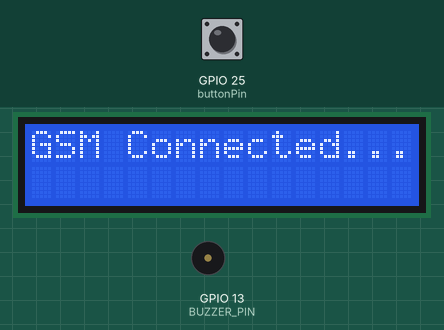
This sketch was run on a simulated ESP32. On the bench: 16×2 character LCD, buzzer (waves = sounding, pin HIGH). The test bench sets the inputs (shaded band); at power-on: GPIO 25 (buttonPin) HIGH. The modem accepts every AT command (registered, SIM ready, sends succeed) and sends nothing else; what the sketch prints to the serial monitor is not drawn.

Above: at 6.7 s.
At 12.4 s:
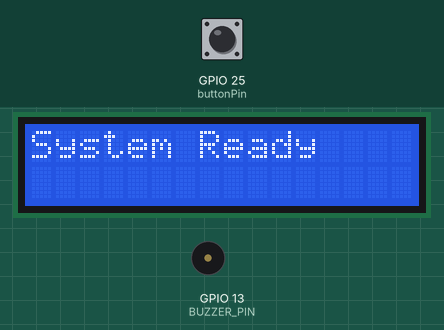
12.5 s: GPIO 25 (buttonPin) pulled LOW for 0.15 s
At 13.3 s:
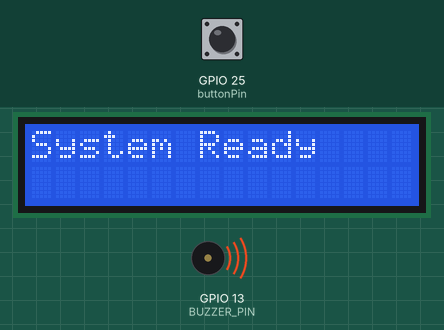
At 21.9 s:
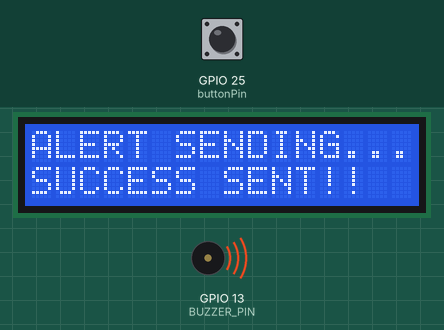
Timing chart, 0 to 22.3 s (numbered marks = the images above; inputs shaded):
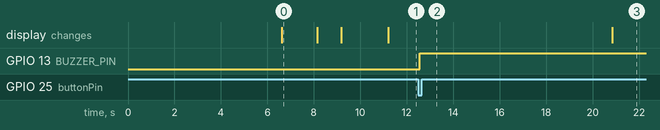

The sketch:

main.ino
```cpp
#include "AlertSystem.h"

LiquidCrystal_I2C lcd(0x27, 16, 2);

HardwareSerial gsm(1);//UART1
HardwareSerial gps(2);//UART2

#define gps_rx 16
#define gps_tx 17
#define gsm_rx 26
#define gsm_tx 27

char *gpsRefString = "$GPGGA";
String gpsRespString = "";
String latitude = "No Range ";
String longitude = "No Range ";
int gpsRespCharCnt = 0;
bool gps_status = false;
int isGsmCmdReceived = 0;
const int buttonPin = 25;
bool btnState = HIGH;
void setup()
{
  // Initialize button and buzzer pins
  pinMode(buttonPin,INPUT_PULLUP);
  pinMode(BUZZER_PIN,OUTPUT);
  digitalWrite(BUZZER_PIN,LOW);   //Disable the buzzer initially

  //Step 2:
  lcd.init();    //Initialize LCD using inbuilt library function from LiquidCrystal_I2C
  lcd.backlight();   //Enable the backlight of LCD

  lcd.clear();
  lcd.setCursor(0,0);
  lcd.print("ESP32");
  lcd.setCursor(0,1);
  lcd.print("Initializing...");
  delay(2000);

  //Step 3:
  //Begin serial communication with appropriate baudrate
  Serial.begin(9600);
  delay(500);
  Serial.println();
  Serial.println("==============================");
  Serial.println("ESP32 ALERT SYSTEM");
  Serial.println("==============================");

  //Step 4:
  //GPS and GSM UART
 gps.begin(9600, SERIAL_8N1, gps_rx, gps_tx);
 gsm.begin(9600, SERIAL_8N1, gsm_rx, gsm_tx);
 delay(3000);

 //Flush Boot Garbage
 while(gsm.available()){
  gsm.read();
 }
 while(gps.available()){
  gps.read();
 }

  // Initialize GSM module
  gsm_init();
  lcd.clear();
  lcd.print("GSM CHECKING");
  Serial.println("Initializing GSM...");

  lcd.clear();
  lcd.print("Searching GPS");
  Serial.println("Searching GPS...");
  gpsEvent();
  delay(1000);
  lcd.clear();
  lcd.setCursor(0, 0);
  lcd.print("GPS is Ready");
  lcd.setCursor(0, 1);
  lcd.print("GPS Range Found");
  Serial.println("GPS is Ready");
  Serial.println("GPS Range Found");
  delay(2000);
  lcd.clear();
  lcd.print("System Ready");
  isGsmCmdReceived = 0;
}
  void loop()
{
    // Keep Updating a GPS
    gpsEvent();
    check_gsm_sms();
    btnState = digitalRead(buttonPin);
  if (btnState == LOW)
  {
    delay(50);  // Debounce

    if (digitalRead(buttonPin) == LOW)
    {
        Serial.println("BUTTON PRESSED");
        Serial.println("EMERGENCY ALERT ACTIVATED");
        tracking(1);
    }
  }
}
```

AlertSystem.h
```cpp
#ifndef ALERTSYSTEM_H
#define ALERTSYSTEM_H

#include <Arduino.h>
#include <LiquidCrystal_I2C.h>
#include <Wire.h>
#include <HardwareSerial.h>

extern LiquidCrystal_I2C lcd;
extern HardwareSerial gps;
extern HardwareSerial gsm;

#define BUZZER_PIN 13
extern const int buttonPin;
extern char *gpsRefString;
extern String gpsRespString;
extern String latitude;
extern String longitude;

extern int gpsRespCharCnt;
extern bool gps_status;
extern int isGsmCmdReceived;
extern bool btnState;
// GSM functions
void gsm_init();
void init_sms(int mob_cnt);
void send_sms();
void check_gsm_sms();
// GPS functions
void get_gps();
void gpsEvent();
// Display functions
void lcd_status();
void tracking(int mob_cnt);
#endif
```

Display.cpp
```cpp
#include "AlertSystem.h"
#include <Arduino.h>
void tracking(int mob_cnt)
{

  //Trigger the buzzer
  digitalWrite(BUZZER_PIN,HIGH);
  //send GPS details for Serialmonitor.
  Serial.println("================================");
  Serial.println("EMERGENCY ALERT!");
  Serial.println("================================");
  Serial.println("Location");
  Serial.print("Lat: ");
  Serial.println(latitude);
  Serial.print("Long: ");
  Serial.println(longitude);
  Serial.print("Google Maps: https://maps.google.com/?q=");
  Serial.print(latitude);
  Serial.print(",");
  Serial.println(longitude);
  Serial.println("================================");
  //Initialize SMS
  init_sms(mob_cnt);
  //Send SMS using SMS function
  send_sms();
  //Update LCD status after sending message
  lcd_status();
  }
  void lcd_status()
  {
    // LCD update to show system status after SMS
    lcd.clear();
    lcd.setCursor(0,0);
    lcd.print("ALERT SENDING...");
    lcd.setCursor(0,1);
    lcd.print("SUCCESS SENT!!");
    }
```

GPS.cpp
```cpp
#include "AlertSystem.h"
#include <Arduino.h>

double convertNMEAtoDecimal(String value, String direction)
 {
   double nmeaValue = value.toDouble();//converts to floating point number
    // Get degrees
    int degrees = (int)(nmeaValue / 100);
    // Get minutes
    double minutes = nmeaValue - (degrees * 100);
    // Convert to decimal degrees
    double decimalDegree = degrees + (minutes / 60.0);
    // South and West are negative
    if (direction == "S" || direction == "W")
    {
    decimalDegree = -decimalDegree;
    }
    return decimalDegree;
  }
void gpsEvent()
{
  // GPS data handling logic
  while(gps.available() > 0){
    char ch =gps.read();
    gpsRespString += ch;

  //checking NMEA Sentence line termination
  if(ch =='\n'){
    if(gpsRespString.indexOf(gpsRefString)!=-1){
    get_gps();
    }
    else{
      gpsRespString=""; //Reset if not Contain $GPGGA
    }
  }
  }
  }
  void get_gps()
  {
    // Extract the latitude and longitude from the GPS Data
    int pointer = gpsRespString.indexOf(gpsRefString);
    if(pointer !=-1){
    //Splitting the GPS Data,Because it stored CSV format
    int c1=gpsRespString.indexOf(',',pointer);
    int c2=gpsRespString.indexOf(',',c1+1);
    int c3=gpsRespString.indexOf(',',c2+1);
    int c4=gpsRespString.indexOf(',',c3+1);
    int c5=gpsRespString.indexOf(',',c4+1);
    int c6=gpsRespString.indexOf(',',c5+1);

    String latval=gpsRespString.substring(c2+1,c3);
    String latDir =gpsRespString.substring(c3+1,c4);
    String longval=gpsRespString.substring(c4+1,c5);
    String longDir = gpsRespString.substring(c5+1,c6);

    if(latval.length() > 0 && longval.length() > 0){
      double latDecimal =convertNMEAtoDecimal(latval,latDir);
      double longDecimal =convertNMEAtoDecimal(longval,longDir);
      latitude = String(latDecimal, 6);
      longitude = String(longDecimal, 6);
      gps_status = true;
    }
    else{
      latitude ="No Range ";
      longitude ="No Range ";
      gps_status = false;
    }
    }
    gpsRespString =""; //Reset Buffer
    }
```

GSM.cpp
```cpp
#include <Arduino.h>
#include "AlertSystem.h"

void gsm_init() {
  //Step 5: GSM module initialization logic
  Serial.println("GSM INITIALIZATION");
  boolean at_flag = 1;
  while (at_flag) {
    gsm.println("AT");
    delay(1000);
    if (gsm.find("OK")) {
    lcd.clear();
    lcd.print("GSM Connected...");
    Serial.println("GSM Connected...");
    at_flag = 0;
    }
    else{
    Serial.print("GSM Not Connect..");
    lcd.clear();
    lcd.print("GSM Not Connect..");
    delay(1000);
  }
  }
  //Set text mode for SMS
  gsm.println("AT+CMGF=1");
  delay(1000);
  Serial.println("SMS TEXT MODE SET");
  gsm.println("AT+CNMI=2,2,0,0,0");
  delay(500);
Serial.println("GSM Initialization Complete");
}
void init_sms(int mob_cnt)
 {
  gsm.println("AT+CMGF=1");
  delay(500);
  gsm.print("AT+CMGS=\"+917012945554\"\r");
  delay(2000);
}

void send_sms() {
  // Logic to finalize SMS transmission
  gsm.print("EMERGENCY ALERT!\nLocation\nLat: ");
  gsm.print(latitude);
  gsm.print("\nLong: ");
  gsm.print(longitude);
  gsm.print("\nGoogle Maps: https://maps.google.com/?q=");
  gsm.print(latitude);
  gsm.print(",");
  gsm.print(longitude);

  delay(500);
  gsm.write(26); // Send SMS = Ctrl+Z (ASCII code 26)
  Serial.println("SMS Sending...");
  delay(5000);
  Serial.println("SMS SENT");
}
void check_gsm_sms() {
  //Check for incoming GSM Command
  while(gsm.available())
  {
  String inData = gsm.readString();
  if(inData.indexOf("STOP") >= 0 || inData.indexOf("stop") >= 0){
  digitalWrite(BUZZER_PIN, LOW); // Silence the buzzer
  lcd.clear();
  lcd.setCursor(0,0);
  lcd.print("ALARM STOP");
  lcd.setCursor(0,1);
  lcd.print("WE GET RESPONSE");
  isGsmCmdReceived = 1;
  Serial.println("STOP COMMAND RECEIVED");
  Serial.println("BUZZER OFF");
  delay(2000);
  lcd.clear();
  lcd.setCursor(0, 0);
  lcd.print("SYSTEM READY");
  lcd.setCursor(0, 1);
  lcd.print("PRESS BUTTON");
  }
}
}
```

Measured:
- after the input at 12.5 s, GPIO 13 (BUZZER_PIN): LOW → HIGH after 0.05 s
- what the display in image 0 shows lasts 1.6 s, from 6.6 s to 8.2 s
